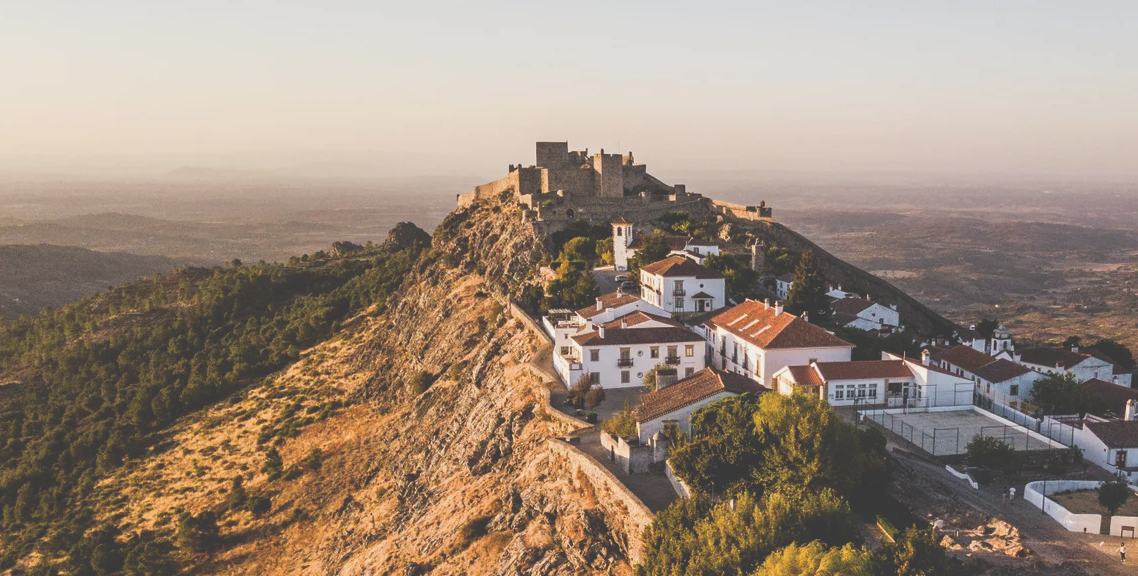
#> input picture Parte08/images/marvao/1.png, 1138 x 576 px
$ python Exc.py
#> lines starting #> are read from the running program, lines starting #| are printed output that depends on the picture
#!/usr/bin/env python3

import sys
import cv2
from selectors import DefaultSelector
import numpy as np


c_path = 'images/marvao/1.png'

ic_path = 'images/marvao/2.png'


# taking the image in grayscale format
correct_img = cv2.imread(c_path, cv2.IMREAD_GRAYSCALE)
#> correct_img: shape (576, 1138); min 57, max 242, mean 141.8
incorrect_img = cv2.imread(ic_path, cv2.IMREAD_GRAYSCALE)
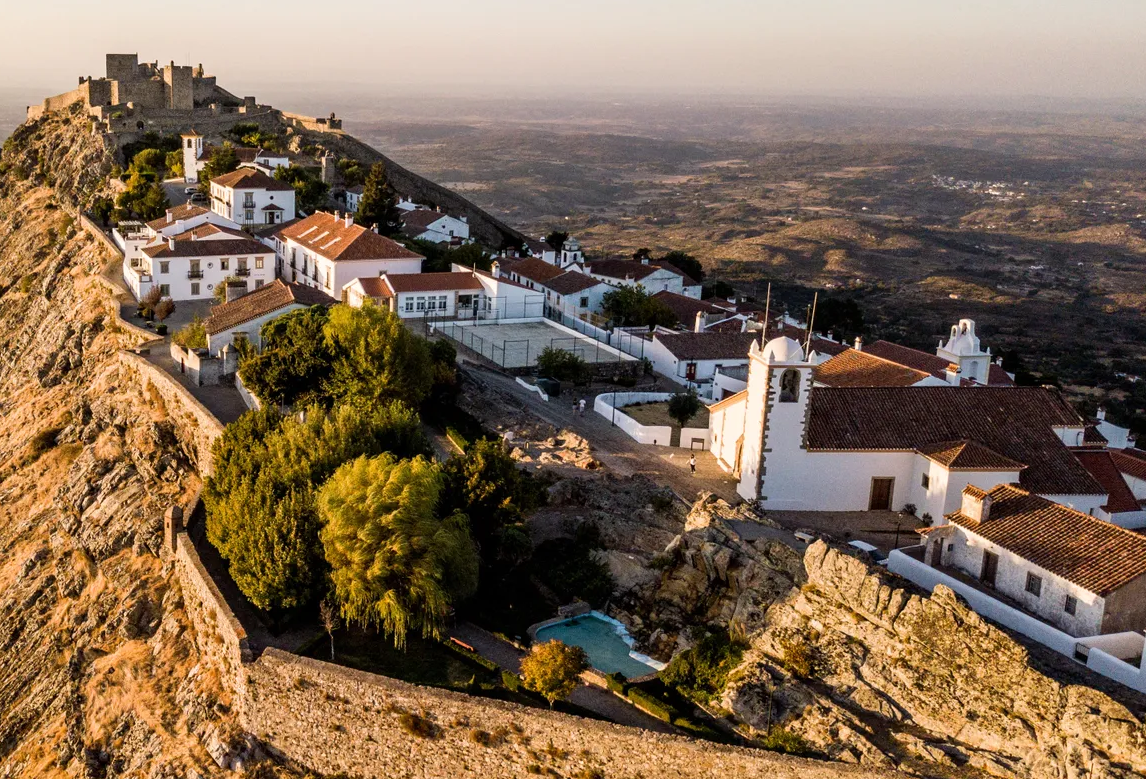
#> input picture Parte08/images/marvao/2.png, 1146 x 779 px
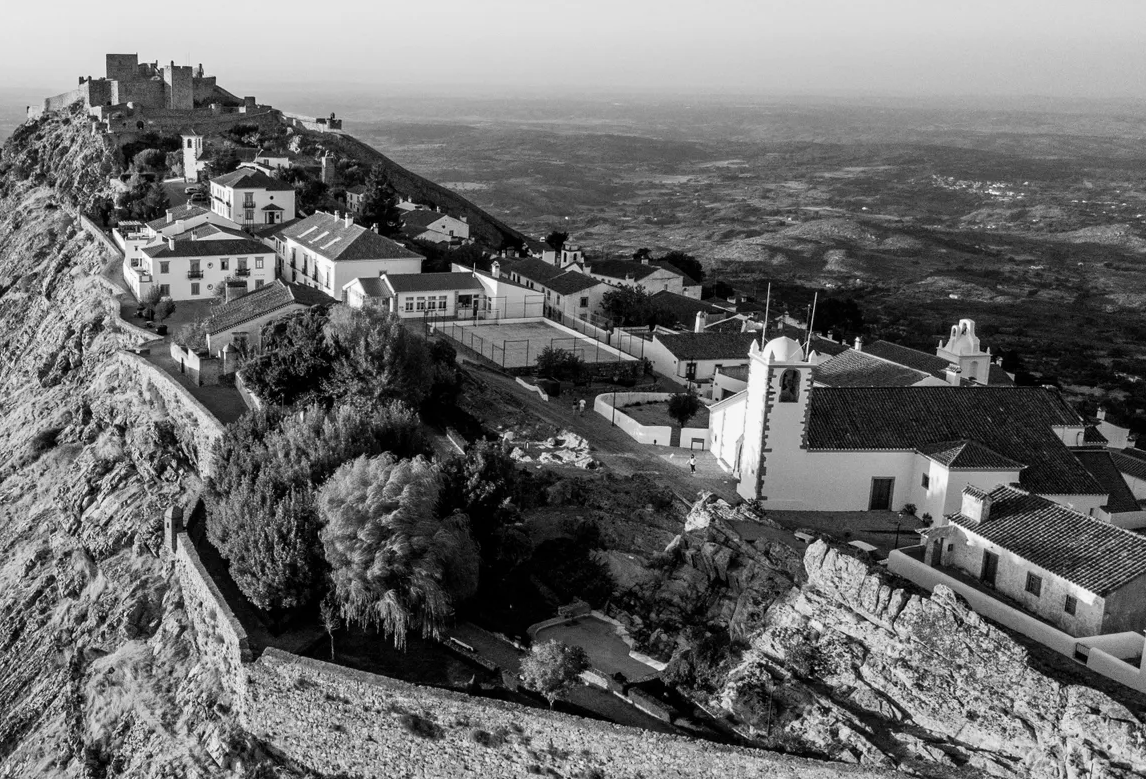
#> incorrect_img: shape (779, 1146); min 0, max 255, mean 107.9

#track the features of the image
# use sift algorithm to detect the features on the images
sift_algorithm = cv2.SIFT_create()

#create keypoints and descriptors of the image
key_points_correct_image, descriptors_correct_image = sift_algorithm.detectAndCompute(correct_img, None)
#> key_points_correct_image = 5333 keypoints; strongest (x, y, size): (747, 299, 1.8), (776, 303, 1.8), (602, 150, 2.1), (1085, 529, 1.9)
key_points_incorrect_image, descriptors_incorrect_image = sift_algorithm.detectAndCompute(incorrect_img, None)
#> key_points_incorrect_image = 11006 keypoints; strongest (x, y, size): (857, 339, 2.6), (271, 198, 2.3), (317, 211, 2), (655, 441, 1.9)

# draw the keypoints on the image
correct_img_keypoints = cv2.drawKeypoints(correct_img, key_points_correct_image, correct_img)
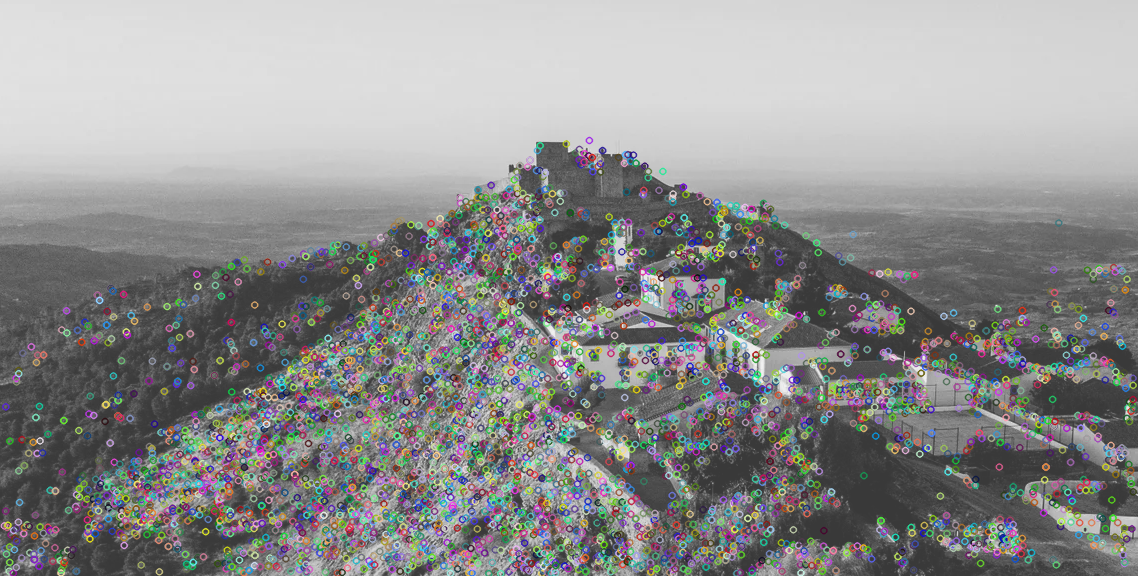
#> correct_img_keypoints: shape (576, 1138, 3); mean of channels 0, 1, 2 142.9, 143, 142.8; drawn as B, G, R
incorrect_img_keypoints = cv2.drawKeypoints(incorrect_img, key_points_incorrect_image, incorrect_img)
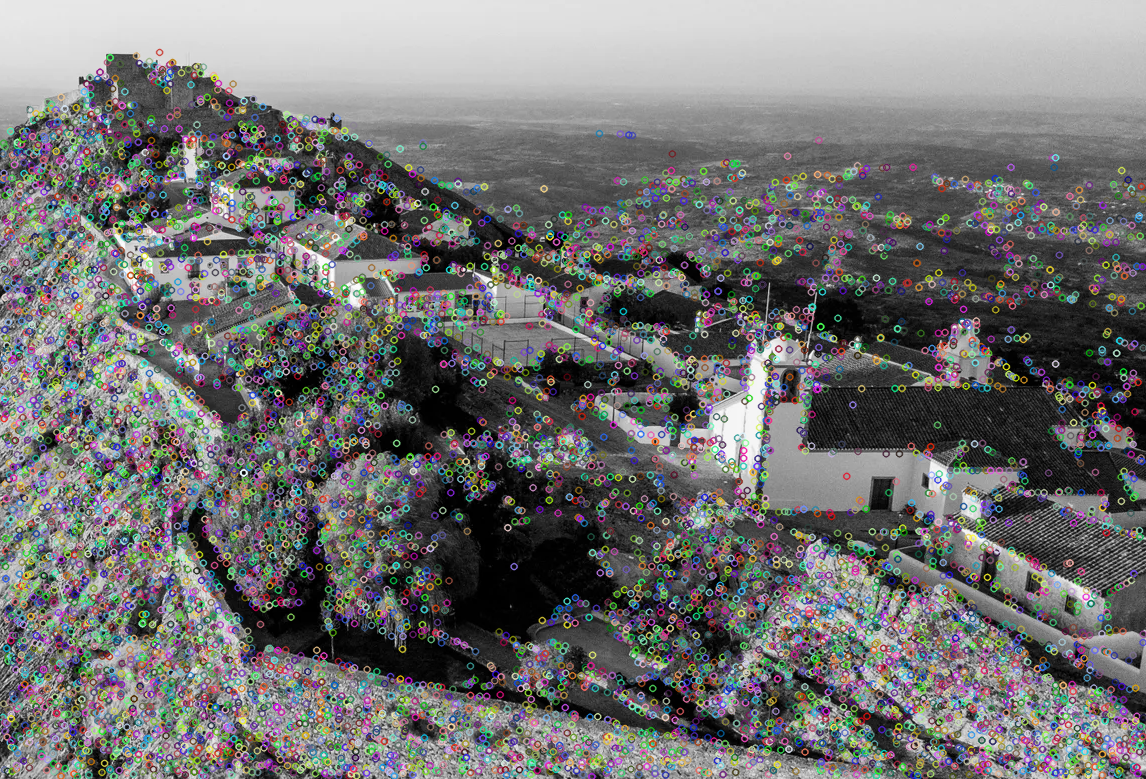
#> incorrect_img_keypoints: shape (779, 1146, 3); mean of channels 0, 1, 2 112.6, 113, 113.1; drawn as B, G, R


# Let's see what key points of the original image are present on the image of the video
# feature matching between video stream and the static image (usinig flann algorithm to match the features since it is faster than ORB match detector)
index_params = dict(algorithm = 0, trees = 5)
search_params = dict()

flann_algorithm = cv2.FlannBasedMatcher(index_params, search_params)

# find matches using flann algorithm. Returning k best matches for each keypoint.
matches = flann_algorithm.knnMatch(descriptors_correct_image, descriptors_incorrect_image, k=2)
#> matches = 5333 matches

# considering oly good matches
good_matches = []

# iterate over both images m - original, n - gray_frame
for m, n in matches:
    # determining how good the match is by comparing the distances.
    # the smaller the distance the better
    if m.distance < 0.5*n.distance:
        good_matches.append(m)
#> after the loop, good_matches = 2317 matches

# draw the matches between the keypoints
# Note: It stacks two images horizontally and draw lines from first image to second image showing best matches.
# There is also cv2.drawMatchesKnn which draws all the k best matches. If k=2, it will draw two match-lines for each keypoint.
img3 = cv2.drawMatches(correct_img, key_points_correct_image, incorrect_img, key_points_incorrect_image, good_matches, incorrect_img)
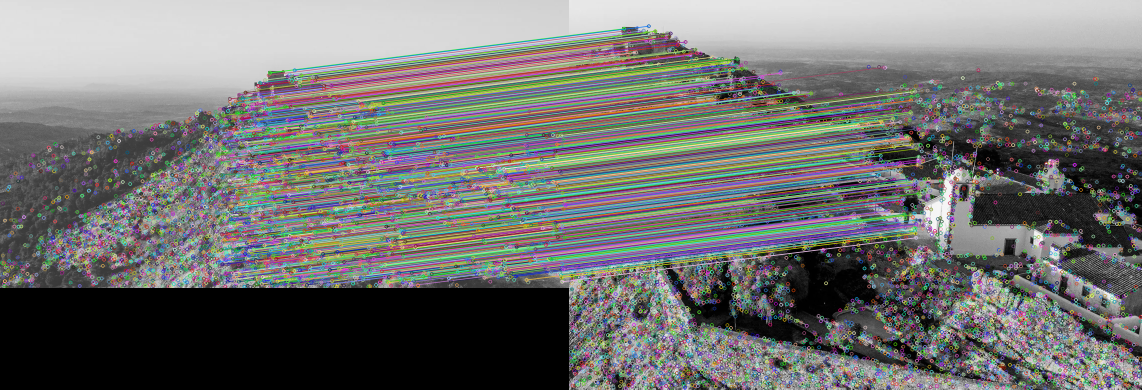
#> img3: shape (779, 2284, 3) (shown at 1/2 size); mean of channels 0, 1, 2 112.1, 113.6, 113.2; drawn as B, G, R

while True:
    # show the images and frames in real time
    cv2.namedWindow("Destination Image", cv2.WINDOW_NORMAL)
    cv2.resizeWindow("Destination Image", 600, 400)
    cv2.imshow("Destination Image",correct_img)

    cv2.namedWindow("Source Image", cv2.WINDOW_NORMAL)
    cv2.resizeWindow("Source Image", 600, 400)
    cv2.imshow("Source Image",incorrect_img)

    cv2.namedWindow("Destination Image Keypoints", cv2.WINDOW_NORMAL)
    cv2.resizeWindow("Destination Image Keypoints", 600, 400)
    cv2.imshow("Destination Image Keypoints",correct_img_keypoints)

    cv2.namedWindow("Source Image Keypoints", cv2.WINDOW_NORMAL)
    cv2.resizeWindow("Source Image Keypoints", 600, 400)
    cv2.imshow("Source Image Keypoints",incorrect_img_keypoints)

    cv2.namedWindow("Matches", cv2.WINDOW_NORMAL)
    cv2.resizeWindow("Matches", 600, 400)
    cv2.imshow("Matches",img3)

    key = cv2.waitKey(1)
#> (key Esc is pressed here)

    #if we press escape, we break the loop
    if key == 27:
        break

cv2.destroyAllWindows()


# get the points from good matches dictionary
query_pts = np.float32([key_points_correct_image[m.queryIdx].pt for m in good_matches]).reshape(-1, 1, 2)
#> query_pts = 2317 rows, first 8: [434.3, 489.9], [435.3, 306.4], [435.9, 425.9], [436, 455], [436, 455], [436.4, 366.4], [436.7, 309.5], [436.8, 266.2]
train_pts = np.float32([key_points_incorrect_image[m.trainIdx].pt for m in good_matches]).reshape(-1, 1, 2)
#> train_pts = 2317 rows, first 8: [4.31, 402.1], [5.26, 218.3], [6.02, 338], [6.08, 367.1], [6.08, 367.1], [6.31, 278.3], [6.68, 221.5], [6.75, 178.2]

# using RANSAC algorithm to find the homography with outliers being removed.
homography_matrix, mask = cv2.findHomography(train_pts, query_pts, cv2.RANSAC, 5.0)
#> homography_matrix = [[1, -7.43e-06, 430], [-2.2e-05, 1, 88], [-6.26e-08, -2.67e-08, 1]]; mask = 2317 values, max 1 at index 0, min 0 at index 1622, mean 1


# Warp source image to destination based on homography
im_out = cv2.warpPerspective(incorrect_img, homography_matrix, (correct_img.shape[1],correct_img.shape[0]))
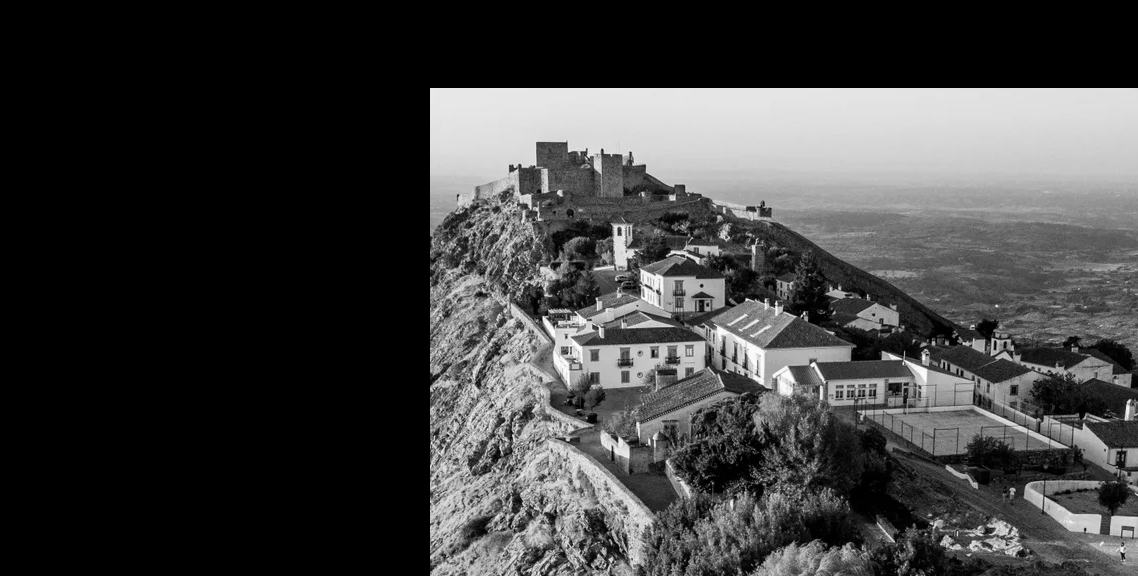
#> im_out: shape (576, 1138); min 0, max 255, mean 62.9

while True:

    # Display images
    cv2.namedWindow("Destination Image", cv2.WINDOW_NORMAL)
    cv2.resizeWindow("Destination Image", 600, 400)
    cv2.imshow("Destination Image", correct_img)

    cv2.namedWindow("Source Image", cv2.WINDOW_NORMAL)
    cv2.resizeWindow("Source Image", 600, 400)
    cv2.imshow("Source Image", incorrect_img)

    cv2.namedWindow("Warped Source Image", cv2.WINDOW_NORMAL)
    cv2.resizeWindow("Warped Source Image", 600, 400)
    cv2.imshow("Warped Source Image", im_out)

    key = cv2.waitKey(1)
#> (key Esc is pressed here)

    #if we press escape, we break the loop
    if key == 27:
        break

cv2.destroyAllWindows()
